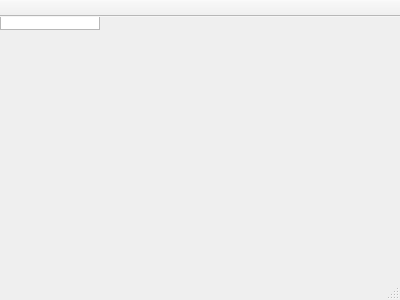
<?xml version="1.0" encoding="UTF-8"?>
<ui version="4.0">
 <class>log_window</class>
 <widget class="QMainWindow" name="log_window">
  <property name="geometry">
   <rect>
    <x>0</x>
    <y>0</y>
    <width>400</width>
    <height>300</height>
   </rect>
  </property>
  <property name="windowTitle">
   <string>log_window</string>
  </property>
  <widget class="QListWidget" name="m_logWidget"/>
  <widget class="QMenuBar" name="menuBar">
   <property name="geometry">
    <rect>
     <x>0</x>
     <y>0</y>
     <width>400</width>
     <height>21</height>
    </rect>
   </property>
  </widget>
  <widget class="QToolBar" name="mainToolBar">
   <property name="movable">
    <bool>false</bool>
   </property>
   <property name="allowedAreas">
    <set>Qt::NoToolBarArea</set>
   </property>
   <property name="floatable">
    <bool>true</bool>
   </property>
   <attribute name="toolBarArea">
    <enum>TopToolBarArea</enum>
   </attribute>
   <attribute name="toolBarBreak">
    <bool>false</bool>
   </attribute>
  </widget>
  <widget class="QStatusBar" name="statusBar"/>
 </widget>
 <layoutdefault spacing="6" margin="11"/>
 <resources/>
 <connections/>
</ui>
